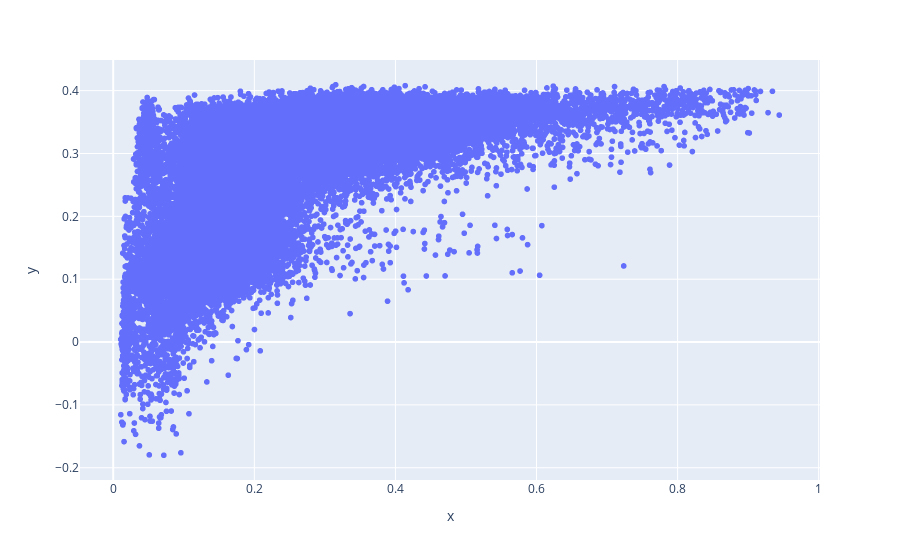

Notebook source saved alongside this figure:
### Code cell
X = feature_df[geo_terms].values
y = feature_df.dockq.values

pls = PLSRegression(n_components=2)
pls.fit(X, y)

y_hat = pls.predict(X)
px.scatter(x=y, y=y_hat).show()
print(spearmanr(y, y_hat))

### Figure 1 — Plotly figure (JSON) as saved in the notebook; plotly's stock layout.template omitted (floating-point values rounded to 4 significant figures; data arrays with more than 128 entries replaced by an {"elided": "..."} marker saying what was removed)
{"data": [{"hovertemplate": "x=%{x}<br>y=%{y}<extra></extra>", "legendgroup": "", "marker": {"color": "#636efa", "symbol": "circle"}, "mode": "markers", "name": "", "showlegend": false, "type": "scattergl", "x": {"elided": "37461 float values"}, "xaxis": "x", "y": {"elided": "37461 float values"}, "yaxis": "y"}], "layout": {"legend": {"tracegroupgap": 0}, "margin": {"t": 60}, "xaxis": {"anchor": "y", "domain": [0, 1], "title": {"text": "x"}}, "yaxis": {"anchor": "x", "domain": [0, 1], "title": {"text": "y"}}}}
